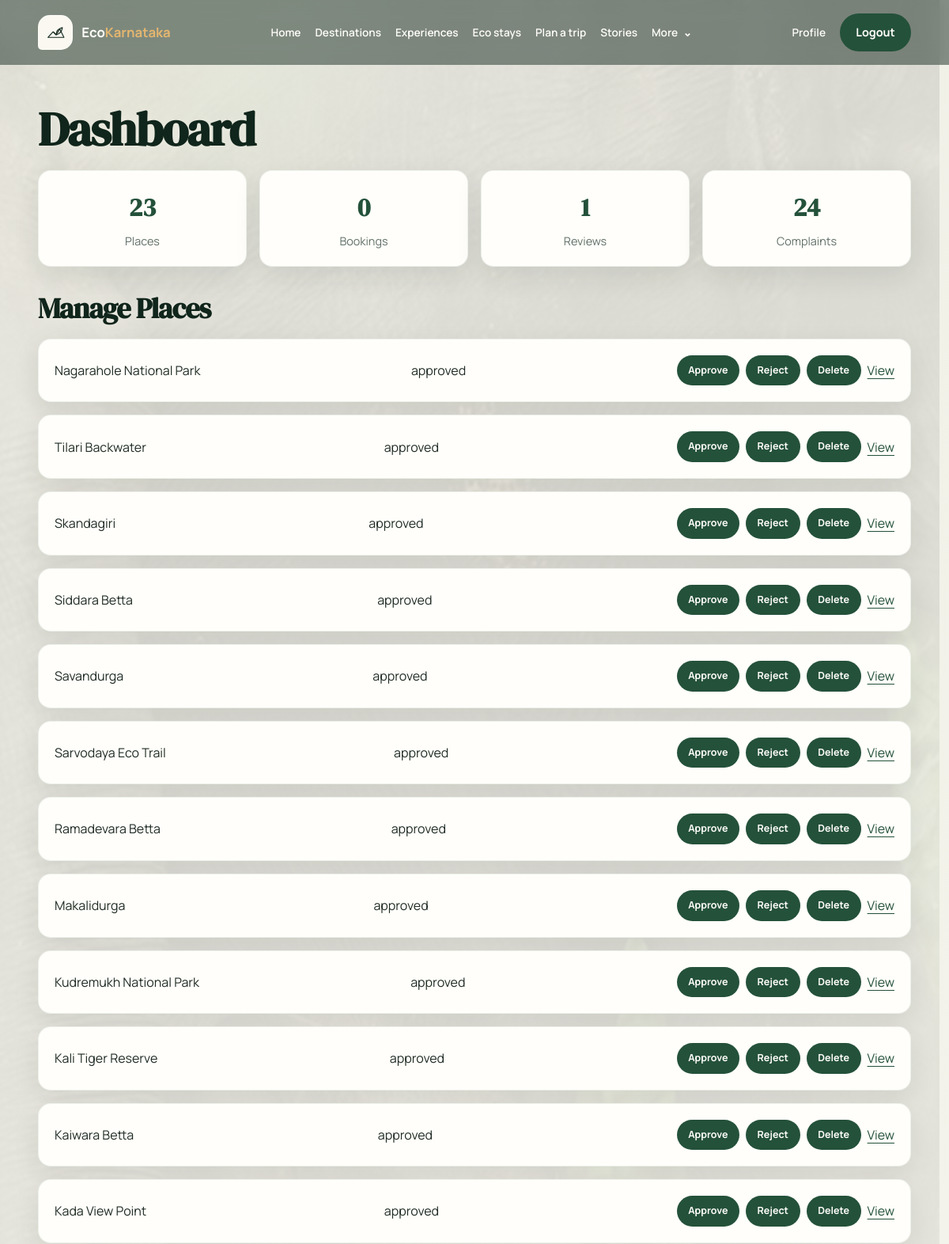
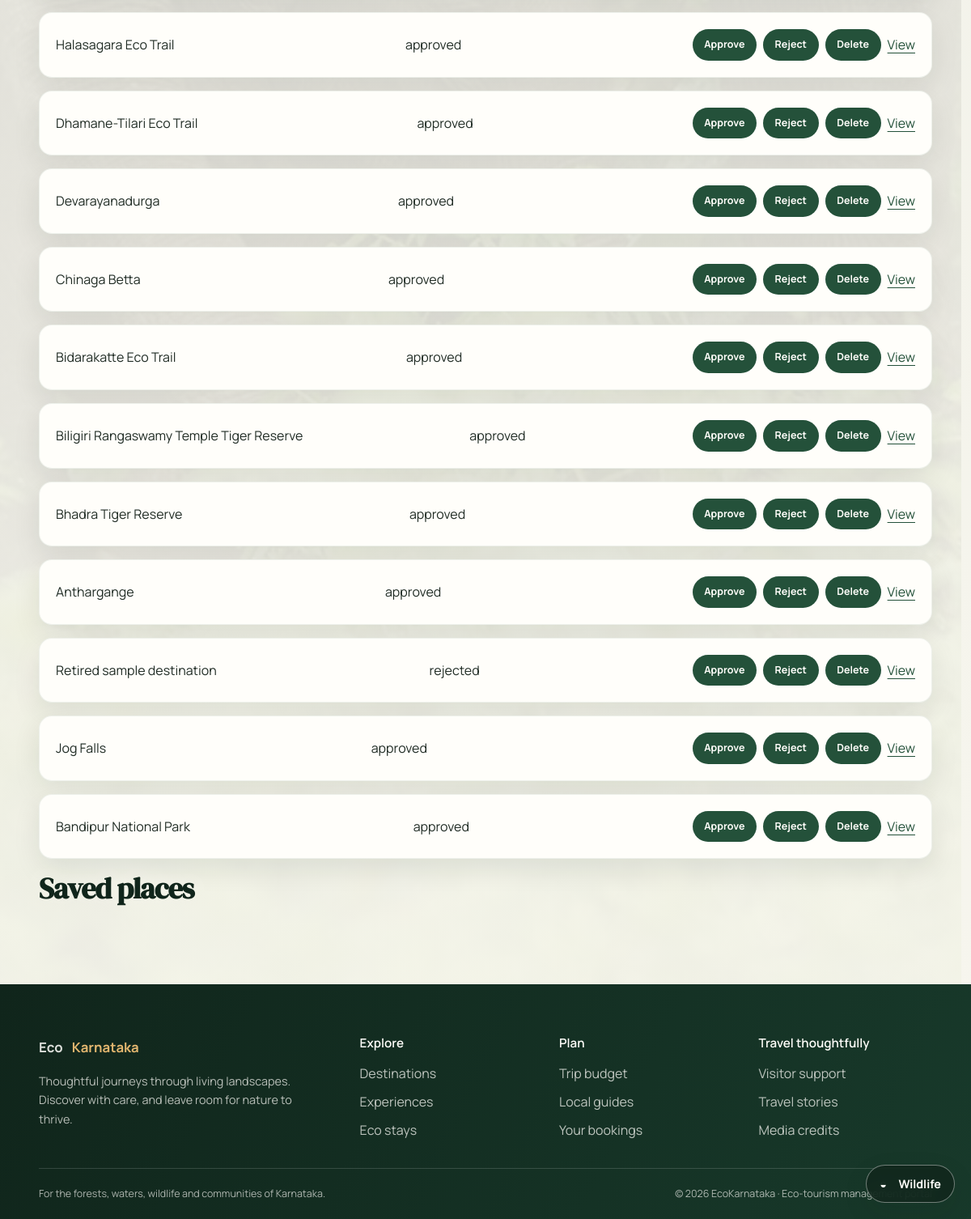
Page /dashboard (signed in) on the committed database (2 pictures, top to bottom).
### app/models.py (models this page shows)
class Place(SQLModel, table=True):
    id: Optional[int] = Field(default=None, primary_key=True)
    place_name: str
    location: str
    category: str
    description: str
    entry_fee: float = 0.0
    visiting_hours: str = "9:00 AM - 5:00 PM"
    status: str = "pending"
    district: Optional[str] = None
    latitude: Optional[float] = None
    longitude: Optional[float] = None
    image_url: Optional[str] = None
    best_season: Optional[str] = None
    eco_rating: Optional[float] = None
    created_by: Optional[int] = Field(default=None, foreign_key="user.id")
    created_at: datetime = Field(default_factory=datetime.utcnow)

### app/routers/dashboard.py (the view)
@router.get("/dashboard")
def dashboard(request: Request, db: Session = Depends(get_db)):
    user = get_current_user_optional(request, db)
    if user is None:
        return RedirectResponse("/login?msg=Please+log+in+first", status_code=303)
    places = db.exec(select(Place).order_by(Place.created_at.desc())).all()
    bookings = db.exec(select(Booking).where(Booking.user_id == user.id).order_by(Booking.created_at.desc())).all()
    complaints = db.exec(select(Complaint).order_by(Complaint.created_at.desc())).all() if user.role == "admin" else []
    saved_place_rows = db.exec(select(SavedPlace).where(SavedPlace.user_id == user.id)).all()
    saved_places = []
    for saved in saved_place_rows:
        place = db.get(Place, saved.place_id)
        saved_places.append({"place_name": place.place_name if place else "Saved place"})
    reviews = db.exec(select(Review).where(Review.user_id == user.id).order_by(Review.created_at.desc())).all()
    return request.app.state.templates.TemplateResponse(
        "dashboard.html",
        {"request": request, "user": user, "places": places, "bookings": bookings, "complaints": complaints, "saved_places": saved_places, "reviews": reviews},
    )

### app/templates/dashboard.html (shortened to what this page needs)
{% extends "base.html" %}
{% block content %}
<h1>Dashboard</h1>
<div class="stats-grid">
  <div class="stat-box"><strong>{{ places|length }}</strong><span>Places</span></div>
  <div class="stat-box"><strong>{{ bookings|length }}</strong><span>Bookings</span></div>
  <div class="stat-box"><strong>{{ reviews|length }}</strong><span>Reviews</span></div>
  <div class="stat-box"><strong>{{ complaints|length }}</strong><span>Complaints</span></div>
</div>
<h2>Manage Places</h2>
{% for place in places %}
  <div class="dashboard-list-item">
    <span>{{ place.place_name }}</span>
    <span>{{ place.status }}</span>
    <div>
      {% if user and user.role == 'admin' %}
        <form action="/places/{{ place.id }}/approve" method="post" style="display:inline"><button type="submit">Approve</button></form>
        <form action="/places/{{ place.id }}/reject" method="post" style="display:inline"><button type="submit">Reject</button></form>
        <form action="/places/{{ place.id }}/delete" method="post" style="display:inline"><button type="submit">Delete</button></form>
      {% endif %}
      <a href="/places/{{ place.id }}">View</a>
    </div>
  </div>
{% endfor %}
<h2>Saved places</h2>
{% endblock %}

### app/templates/base.html (shortened to what this page needs)
<!DOCTYPE html>
<html lang="en">
<head>
  <link rel="stylesheet" href="/static/css/style.css?v=20261003b">
</head>
<body class="{% if request.url.path in ['/login', '/register', '/environmental', '/places/add'] %}page-calm{% else %}page-immersive{% endif %}">
  {% if request.url.path != '/' %}
  <div class="page-backdrop" aria-hidden="true">
  </div>
  {% endif %}
  <header class="topbar">
    <div class="container nav-wrap">
      <div class="brand">
        <a href="/" aria-label="EcoKarnataka home">
          <span class="brand-mark" aria-hidden="true">
            <svg viewBox="0 0 44 44" role="presentation"><path d="M7 31 17 20l6 6 7-11 8 16H7Z"/><path d="M23 26c0-7 4-12 12-14-1 8-5 12-12 14Zm0 0-5-5"/></svg>
          </span>
          <span>Eco<strong>Karnataka</strong></span>
        </a>
      </div>
      <nav class="main-nav" id="main-navigation" aria-label="Main navigation">
        <a href="/">Home</a>
        <a href="/places">Destinations</a>
        <a href="/activities">Experiences</a>
        <a href="/stays">Eco stays</a>
        <a href="/budget">Plan a trip</a>
        <a href="/reviews">Stories</a>
        <details class="dropdown">
          <summary>More</summary>
        </details>
      </nav>
      <div class="auth-actions">
        {% if user %}
          <a href="/profile">Profile</a>
          <form action="/logout" method="post" class="logout-form">
            <button type="submit">Logout</button>
          </form>
        {% else %}
          <a href="/login">Login</a>
        {% endif %}
      </div>
    </div>
  </header>
  <main class="page-body{% if request.url.path == '/' %} page-body--home{% endif %}" id="main-content">
    {% block content %}{% endblock %}
  </main>
  <footer class="footer">
    <div class="container footer-grid">
      <div class="footer-brand">
        <a href="/" class="footer-logo">Eco<span>Karnataka</span></a>
        <p>Thoughtful journeys through living landscapes. Discover with care, and leave room for nature to thrive.</p>
      </div>
      <div>
        <h2>Explore</h2>
        <a href="/places">Destinations</a>
        <a href="/activities">Experiences</a>
        <a href="/stays">Eco stays</a>
      </div>
      <div>
        <h2>Plan</h2>
        <a href="/budget">Trip budget</a>
        <a href="/guides">Local guides</a>
        <a href="/bookings">Your bookings</a>
      </div>
      <div>
        <h2>Travel thoughtfully</h2>
        <a href="/complaints">Visitor support</a>
        <a href="/reviews">Travel stories</a>
        <a href="/static/media/credits.html">Media credits</a>
      </div>
      <div class="footer-bottom">
        <p>For the forests, waters, wildlife and communities of Karnataka.</p>
        <span>© 2026 EcoKarnataka · Eco-tourism management portal</span>
      </div>
    </div>
  </footer>
  {% if request.url.path not in ['/login', '/register', '/environmental', '/places/add'] %}
  <aside class="scene-control" aria-label="Background scene controls">
    <button class="scene-control__trigger" type="button" aria-expanded="false" aria-controls="scene-menu">
      <span aria-hidden="true">◒</span><span>Wildlife</span>
    </button>
  </aside>
  {% endif %}
</body>
</html>

### app/static/css/tokens.css (style rules this page uses)
:root { color-scheme: light; --eco-forest-950: #10251b; --eco-forest-900: #183a2b; --eco-forest-800: #24513a; --eco-moss-600: #527b56; --eco-moss-400: #85a783; --eco-teak-700: #75563f; --eco-cream-100: #faf8f1; --eco-cream-200: #f0ede2; --eco-white: #fffefa; --eco-ink: #202c25; --eco-muted: #617068; --eco-sunrise: #e3b66f; --eco-monsoon: #4d8581; --eco-success: #3e7956; --eco-warning: #9b6d24; --eco-error: #a54542; --eco-info: #376d7a; --eco-space-1: 0.5rem; --eco-space-2: 1rem; --eco-space-3: 1.5rem; --eco-space-4: 2rem; --eco-space-5: 3rem; --eco-space-6: 4rem; --eco-space-7: 6rem; --eco-space-8: 8rem; --eco-radius-sm: 0.65rem; --eco-radius-md: 1rem; --eco-radius-lg: 1.35rem; --eco-radius-xl: 2rem; --eco-radius-pill: 999px; --eco-shadow-soft: 0 12px 34px rgba(16, 37, 27, 0.09); --eco-shadow-card: 0 22px 54px rgba(16, 37, 27, 0.15); --eco-focus: 0 0 0 3px rgba(227, 182, 111, 0.65); --eco-font-display: "DM Serif Display", Georgia, serif; --eco-font-body: "Manrope", "Segoe UI", system-ui, sans-serif; --eco-text-xs: 0.78rem; --eco-text-sm: 0.9rem; --eco-text-base: 1rem; --eco-text-lg: 1.2rem; --eco-text-xl: clamp(1.65rem, 3vw, 2.45rem); --eco-text-display: clamp(3rem, 7vw, 6.5rem); --eco-content-width: 1320px; }

### app/static/css/base.css (style rules this page uses)
*, *::before, *::after { box-sizing: border-box; }
html { min-width: 320px; scroll-behavior: smooth; scrollbar-color: var(--eco-moss-600) var(--eco-cream-100); scrollbar-width: thin; }
body { min-height: 100vh; margin: 0; color: var(--eco-ink); background: var(--eco-cream-100); font-family: var(--eco-font-body); font-size: var(--eco-text-base); line-height: 1.65; -webkit-font-smoothing: antialiased; text-rendering: optimizeLegibility; }
img, video, svg { display: block; max-width: 100%; }
a { color: var(--eco-forest-800); text-underline-offset: 0.22em; transition: color 180ms ease; }
h1, h2, h3, h4, h5, h6 { margin: 0 0 var(--eco-space-2); color: var(--eco-forest-950); font-family: var(--eco-font-display); font-weight: 600; line-height: 1.18; letter-spacing: -0.025em; }
h1 { font-size: clamp(2.2rem, 5vw, 4rem); }
h2 { font-size: var(--eco-text-xl); }
p { max-width: 75ch; margin: 0 0 var(--eco-space-2); }
button, input, select, textarea { font: inherit; }
button { cursor: pointer; }

### app/static/css/components.css (style rules this page uses)
button, .button-link, .btn-eco { display: inline-flex; min-height: 2.85rem; align-items: center; justify-content: center; gap: 0.5rem; padding: 0.7rem 1.2rem; border: 1px solid transparent; border-radius: var(--eco-radius-pill); color: var(--eco-white); background: var(--eco-forest-800); font-size: var(--eco-text-sm); font-weight: 700; text-align: center; text-decoration: none; transition: transform 180ms ease, color 180ms ease, background 180ms ease, box-shadow 180ms ease; }
.review-item, .review-snippet, .mini-card, .dashboard-list-item, .stat-box, .place-facts { margin-bottom: 1rem; padding: 1.25rem; border: 1px solid rgba(36, 81, 58, 0.08); border-radius: var(--eco-radius-md); background: var(--eco-white); box-shadow: var(--eco-shadow-soft); }
.stats-grid { display: grid; grid-template-columns: repeat(auto-fit, minmax(9.5rem, 1fr)); gap: 1rem; margin-bottom: 2rem; }
.stat-box { display: grid; gap: 0.25rem; margin: 0; text-align: center; }
.stat-box strong { color: var(--eco-forest-800); font-family: var(--eco-font-display); font-size: 2rem; }
.stat-box span { color: var(--eco-muted); font-size: var(--eco-text-sm); }
.dashboard-list-item { display: flex; flex-wrap: wrap; align-items: center; justify-content: space-between; gap: 0.8rem; }

### app/static/css/pages.css (style rules this page uses)
.stats-grid + h2 { margin-top: 2rem; }
.dashboard-list-item > div { display: flex; flex-wrap: wrap; align-items: center; gap: 0.5rem; }
.dashboard-list-item form { margin: 0; }
.dashboard-list-item form button { min-height: 2.4rem; padding: 0.5rem 0.85rem; font-size: var(--eco-text-xs); }

### rows in the picture
Place: place_name "Nagarahole National Park", status "approved"
Place: place_name "Tilari Backwater", status "approved"
Place: place_name "Skandagiri", status "approved"
Place: place_name "Siddara Betta", status "approved"
Place: place_name "Savandurga", status "approved"
Place: place_name "Sarvodaya Eco Trail", status "approved"
Place: place_name "Ramadevara Betta", status "approved"
Place: place_name "Makalidurga", status "approved"
Place: place_name "Kudremukh National Park", status "approved"
Place: place_name "Kali Tiger Reserve", status "approved"
Place: place_name "Kaiwara Betta", status "approved"
Place: place_name "Kada View Point", status "approved"
Place: place_name "Halasagara Eco Trail", status "approved"
Place: place_name "Dhamane-Tilari Eco Trail", status "approved"
Place: place_name "Devarayanadurga", status "approved"
Place: place_name "Chinaga Betta", status "approved"
Place: place_name "Bidarakatte Eco Trail", status "approved"
Place: place_name "Biligiri Rangaswamy Temple Tiger Reserve", status "approved"
Place: place_name "Bhadra Tiger Reserve", status "approved"
Place: place_name "Anthargange", status "approved"
Place: place_name "Retired sample destination", status "rejected"
Place: place_name "Jog Falls", status "approved"
Place: place_name "Bandipur National Park", status "approved"

### other values in the picture
{{ places|length }} "23"
{{ bookings|length }} "0"
{{ reviews|length }} "1"
{{ complaints|length }} "24"
